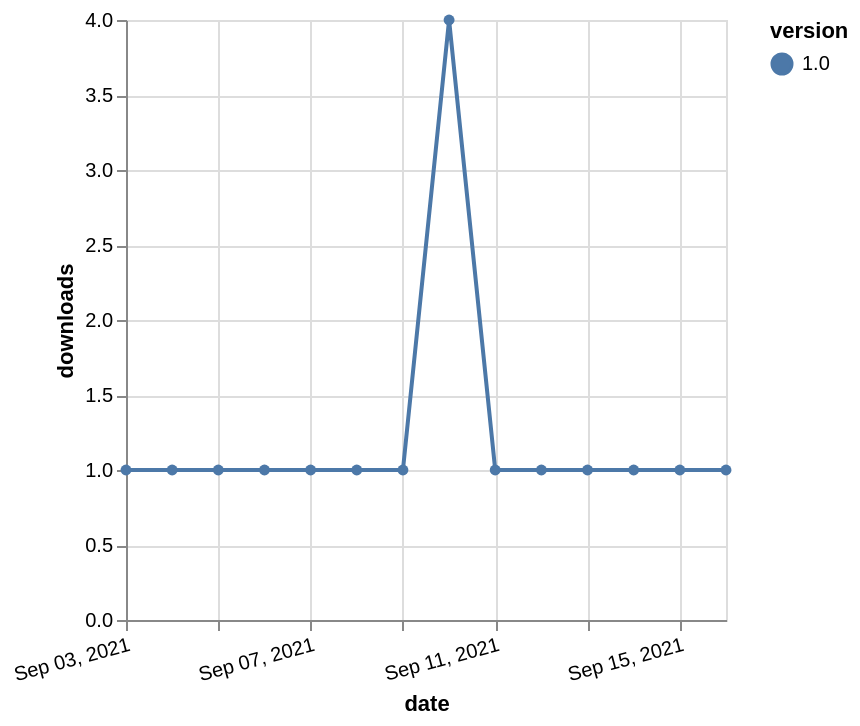

The Vega-Lite source for this figure:
### Vega-Lite specification from a JSON file in a GitHub repository (floating-point values rounded to 4 significant figures)
{"$schema": "https://vega.github.io/schema/vega-lite/v5.json", "description": "A simple bar chart with embedded data.", "data": {"values": [{"date": "2021-09-03", "total": 232, "delta": 1, "version": "1.0"}, {"date": "2021-09-04", "total": 233, "delta": 1, "version": "1.0"}, {"date": "2021-09-05", "total": 234, "delta": 1, "version": "1.0"}, {"date": "2021-09-06", "total": 235, "delta": 1, "version": "1.0"}, {"date": "2021-09-07", "total": 236, "delta": 1, "version": "1.0"}, {"date": "2021-09-08", "total": 237, "delta": 1, "version": "1.0"}, {"date": "2021-09-09", "total": 238, "delta": 1, "version": "1.0"}, {"date": "2021-09-10", "total": 242, "delta": 4, "version": "1.0"}, {"date": "2021-09-11", "total": 243, "delta": 1, "version": "1.0"}, {"date": "2021-09-12", "total": 244, "delta": 1, "version": "1.0"}, {"date": "2021-09-13", "total": 245, "delta": 1, "version": "1.0"}, {"date": "2021-09-14", "total": 246, "delta": 1, "version": "1.0"}, {"date": "2021-09-15", "total": 247, "delta": 1, "version": "1.0"}, {"date": "2021-09-16", "total": 248, "delta": 1, "version": "1.0"}]}, "width": "container", "mark": {"type": "line", "point": {"filled": true}}, "encoding": {"x": {"field": "date", "type": "temporal", "timeUnit": "yearmonthdate", "title": "date", "axis": {"labelAngle": -15}}, "y": {"field": "delta", "type": "quantitative", "title": "downloads"}, "color": {"field": "version", "type": "nominal"}, "tooltip": {"field": "delta"}}}
